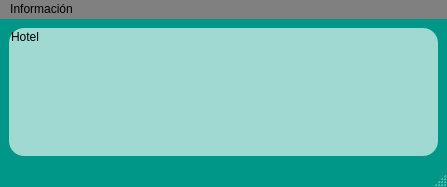
<?xml version="1.0" encoding="UTF-8"?>
<ui version="4.0">
 <class>sistemawin</class>
 <widget class="QMainWindow" name="sistemawin">
  <property name="geometry">
   <rect>
    <x>0</x>
    <y>0</y>
    <width>447</width>
    <height>187</height>
   </rect>
  </property>
  <property name="windowTitle">
   <string>Hotel</string>
  </property>
  <property name="styleSheet">
   <string notr="true">QPushButton#btnClientes {
	border-style: inset;
	border-radius: 15px;
	image: url(&quot;../Iconos/grupo-ico.png&quot;)
}
QPushButton#btnEmpleados {
	border-radius: 15px;
	image: url(&quot;../Iconos/empleados-ico.png&quot;)
}

QGroupBox {
	border-radius: 15px;
	background-color: #A0D8D2;
	font-family: 'Roboto';
}
QPushButton#btnHabitaciones {
	border-radius: 15px;
	image: url(&quot;../Iconos/habitaciones-ico.png&quot;)
}

QPushButton#btnHotel {
	border-radius: 15px;
	image: url(&quot;../Iconos/hotel.png&quot;)
}

QPushButton#btnCLientes:hover{
	backgroun-color: #30FDFB
}

QPushButton#btnHabitaciones:hover{
	backgroun-color: #30FDFB
}

QPushButton#btnEmplados:hover{
	backgroun-color: #30FDFB
}

QPushButton#btnHotel:hover{
	backgroun-color: #30FDFB
}

QMainWindow {
		background-color: #009688;
}

QMenuBar {
	borde-radius: 15px;
	background-color:grey;
}
QAction {
	background-color: white;
}</string>
  </property>
  <widget class="QWidget" name="centralwidget">
   <layout class="QGridLayout" name="gridLayout_3">
    <item row="0" column="0">
     <widget class="QGroupBox" name="gbSistema">
      <property name="title">
       <string>Hotel</string>
      </property>
      <widget class="QPushButton" name="btnClientes">
       <property name="geometry">
        <rect>
         <x>20</x>
         <y>30</y>
         <width>91</width>
         <height>71</height>
        </rect>
       </property>
       <property name="toolTip">
        <string>&lt;html&gt;&lt;head/&gt;&lt;body&gt;&lt;p&gt;Clientes&lt;/p&gt;&lt;/body&gt;&lt;/html&gt;</string>
       </property>
       <property name="text">
        <string/>
       </property>
      </widget>
      <widget class="QPushButton" name="btnEmpleados">
       <property name="geometry">
        <rect>
         <x>120</x>
         <y>30</y>
         <width>91</width>
         <height>71</height>
        </rect>
       </property>
       <property name="toolTip">
        <string>&lt;html&gt;&lt;head/&gt;&lt;body&gt;&lt;p&gt;Empleados&lt;/p&gt;&lt;/body&gt;&lt;/html&gt;</string>
       </property>
       <property name="text">
        <string/>
       </property>
      </widget>
      <widget class="QPushButton" name="btnHabitaciones">
       <property name="geometry">
        <rect>
         <x>220</x>
         <y>30</y>
         <width>91</width>
         <height>71</height>
        </rect>
       </property>
       <property name="toolTip">
        <string>&lt;html&gt;&lt;head/&gt;&lt;body&gt;&lt;p&gt;Habitaciones&lt;/p&gt;&lt;/body&gt;&lt;/html&gt;</string>
       </property>
       <property name="text">
        <string/>
       </property>
      </widget>
      <widget class="QPushButton" name="btnHotel">
       <property name="geometry">
        <rect>
         <x>320</x>
         <y>30</y>
         <width>91</width>
         <height>71</height>
        </rect>
       </property>
       <property name="toolTip">
        <string>&lt;html&gt;&lt;head/&gt;&lt;body&gt;&lt;p&gt;Hotel&lt;/p&gt;&lt;/body&gt;&lt;/html&gt;</string>
       </property>
       <property name="text">
        <string/>
       </property>
      </widget>
     </widget>
    </item>
   </layout>
  </widget>
  <widget class="QStatusBar" name="sbSistema"/>
  <widget class="QMenuBar" name="mbSistema">
   <property name="geometry">
    <rect>
     <x>0</x>
     <y>0</y>
     <width>447</width>
     <height>22</height>
    </rect>
   </property>
   <widget class="QMenu" name="menuInformacion">
    <property name="title">
     <string>Información</string>
    </property>
    <addaction name="actionAcercaDe"/>
   </widget>
   <addaction name="menuInformacion"/>
  </widget>
  <action name="actionAbrir">
   <property name="text">
    <string>Abrir</string>
   </property>
  </action>
  <action name="actionGuardar">
   <property name="text">
    <string>Guardar</string>
   </property>
  </action>
  <action name="actionGuardar_Como">
   <property name="text">
    <string>Guardar Como</string>
   </property>
  </action>
  <action name="actionPDF">
   <property name="text">
    <string>PDF</string>
   </property>
  </action>
  <action name="actionCSV">
   <property name="text">
    <string>CSV</string>
   </property>
  </action>
  <action name="actionSalir">
   <property name="text">
    <string>Salir</string>
   </property>
  </action>
  <action name="actionCopiar">
   <property name="text">
    <string>Copiar</string>
   </property>
  </action>
  <action name="actionCortar">
   <property name="text">
    <string>Cortar</string>
   </property>
  </action>
  <action name="actionPegar">
   <property name="text">
    <string>Pegar</string>
   </property>
  </action>
  <action name="actionAcerca_De">
   <property name="text">
    <string>Acerca De</string>
   </property>
  </action>
  <action name="actionAcercaDe">
   <property name="text">
    <string>AcercaDe</string>
   </property>
  </action>
 </widget>
 <resources/>
 <connections/>
</ui>
